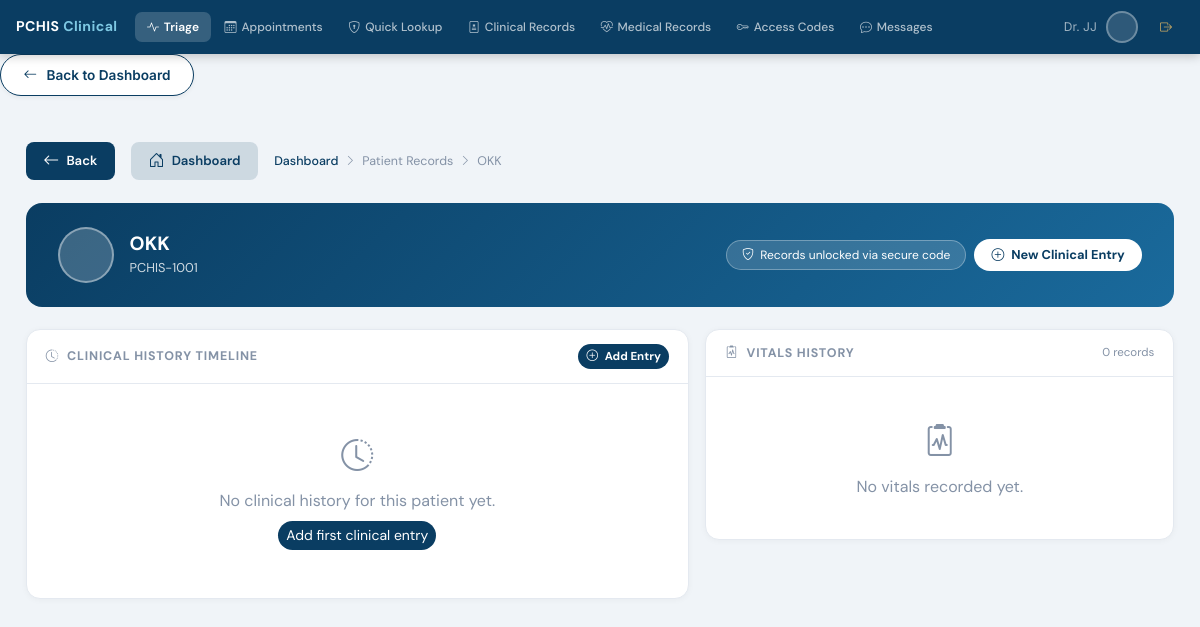
The app's page /records/patient/1/ (signed in) with its own data.
### accounts/models.py (models this page shows, shortened)
class User(AbstractUser):
    ROLE_CHOICES = (
        ('ADMIN', 'ADMIN'),
        ('DOCTOR', 'DOCTOR'),
        ('PATIENT', 'Patient'),
    )
    username = models.CharField(
        max_length=15,
        unique=True,
        validators=[RegexValidator(r'^[a-zA-Z0-9]*$', 'Only letters and numbers allowed.')]
    )
    role = models.CharField(
        max_length=10,
        choices=ROLE_CHOICES,
    )

### records/views.py (the view)
# urls.py: path('patient/<int:patient_id>/', views.view_patient_history, name='view_patient_history'),
@login_required
def view_patient_history(request, patient_id):
    user_role = str(getattr(request.user, 'role', '')).upper()
    if user_role not in ('DOCTOR', 'ADMIN'):
        messages.error(request, "Access denied.")
        return redirect('dashboard:role_redirect')
    patient = get_object_or_404(User, id=patient_id)
    clinical_history = ClinicalRecord.objects.filter(
        patient=patient
    ).order_by('-date_diagnosed')
    records = MedicalRecord.objects.filter(
        patient=patient
    ).order_by('-uploaded_at')
    return render(request, 'records/doctor_view_list.html', {
        'patient': patient,
        'clinical_history': clinical_history,
        'records': records,
    })

### records/templates/records/doctor_view_list.html (shortened to what this page needs)
{% extends "layouts/base.html" %}
{% block content %}
{% include "includes/_back_to_dashboard.html" %}
<div class="record-page">
    <div class="back-bar">
        <button class="back-btn" onclick="history.back()">
            <i class="bi bi-arrow-left"></i> Back
        </button>
        <a href="{% url 'dashboard:doctor_dashboard' %}" class="back-btn"
           style="background: rgba(10,61,98,.15); color: var(--deep);">
            <i class="bi bi-house-door"></i> Dashboard
        </a>
        <div class="breadcrumb-trail">
            <a href="{% url 'dashboard:doctor_dashboard' %}">Dashboard</a>
            <i class="bi bi-chevron-right" style="font-size:.7rem;"></i>
            <span>Patient Records</span>
            <i class="bi bi-chevron-right" style="font-size:.7rem;"></i>
            <span>{{ patient.get_full_name|default:patient.username }}</span>
        </div>
    </div>
    <div class="patient-header">
        <div class="d-flex align-items-center gap-3">
            <div class="patient-avatar">
            </div>
            <div>
                <h4 class="fw-bold mb-0" style="font-size:1.2rem;">
                    {{ patient.get_full_name|default:patient.username }}
                </h4>
                <div class="patient-meta">
                    PCHIS-{{ patient.id|add:"1000" }}
                </div>
            </div>
        </div>
        <div class="d-flex gap-2 flex-wrap align-items-center">
            <div class="unlock-badge">
                <i class="bi bi-shield-check"></i>
                Records unlocked via secure code
            </div>
            <a href="{% url 'records:add_clinical_record' patient.id %}"
               class="btn rounded-pill fw-bold"
               style="background:#fff; color:var(--deep); border:none; font-size:.8rem; padding:.4rem 1.1rem;">
                <i class="bi bi-plus-circle me-1"></i> New Clinical Entry
            </a>
        </div>
    </div>
    <div class="row g-3">
        <div class="col-lg-7">
            <div class="pcard">
                <div class="pcard-head">
                    <span class="pcard-head-title">
                        <i class="bi bi-clock-history me-2"></i>Clinical History Timeline
                    </span>
                    <a href="{% url 'records:add_clinical_record' patient.id %}"
                       class="btn btn-sm rounded-pill fw-bold"
                       style="background:var(--deep); color:#fff; border:none; font-size:.72rem;">
                        <i class="bi bi-plus-circle me-1"></i> Add Entry
                    </a>
                </div>
                <div style="padding: .5rem 0;">
                    {% if clinical_history %}
                    <div class="timeline-wrap">
                        {% for entry in clinical_history %}
                        <div class="timeline-item">
                            <div class="timeline-dot"></div>
                            <div class="timeline-card">
                                <div class="timeline-card-head">
                                    <div>
                                        <span class="fw-bold" style="color:var(--deep); font-size:.85rem;">
                                            {{ entry.hospital_name }}
                                        </span>
                                        <span style="color:#8492a6; font-size:.75rem; margin-left:.5rem;">
                                            · Dr. {{ entry.doctor_name }}
                                        </span>
                                    </div>
                                    <span style="font-size:.72rem; color:#8492a6;">
                                        {{ entry.date_diagnosed|date:"d M Y" }}
                                    </span>
                                </div>
                                <div class="timeline-card-body">
                                    {% if entry.symptoms %}
                                    <div class="detail-row">
                                        <span class="detail-lbl">Symptoms</span>
                                        <span>{{ entry.symptoms }}</span>
                                    </div>
                                    {% endif %}
                                    <div class="detail-row">
                                        <span class="detail-lbl">Diagnosis</span>
                                        <span class="fw-bold">{{ entry.diagnosis }}</span>
                                    </div>
                                    {% if entry.prescription %}
                                    <div class="rx-box">
                                        <i class="bi bi-capsule me-1"></i>
                                        {{ entry.prescription }}
                                    </div>
                                    {% endif %}
                                </div>
                            </div>
                        </div>
                        {% endfor %}
                    </div>
                    {% else %}
                    <div class="empty-state">
                        <i class="bi bi-clock-history"></i>
                        No clinical history for this patient yet.
                        <br>
                        <a href="{% url 'records:add_clinical_record' patient.id %}"
                           class="btn btn-sm btn-primary rounded-pill mt-2"
                           style="background:var(--deep); border:none;">
                            Add first clinical entry
                        </a>
                    </div>
                    {% endif %}
                </div>
            </div>
        </div>
        <div class="col-lg-5">
            <div class="pcard">
                <div class="pcard-head">
                    <span class="pcard-head-title">
                        <i class="bi bi-clipboard2-pulse me-2"></i>Vitals History
                    </span>
                    <span style="font-size:.72rem; color:#8492a6;">{{ records|length }} record{{ records|length|pluralize }}</span>
                </div>
                <div class="p-0">
                    {% if records %}
                    <table class="doc-table" style="padding:0 .6rem;">
                        <thead>
                            <tr>
                                <th style="padding-left:1rem;">Date</th>
                                <th>Temp</th><th>HR</th><th>SpO₂</th><th>AI</th>
                            </tr>
                        </thead>
                        <tbody>
                            {% for rec in records %}
                            <tr>
                                <td style="font-size:.76rem; color:#8492a6;">
                                    {{ rec.uploaded_at|date:"d M Y" }}
                                </td>
                                <td class="{% if rec.temperature > 38 %}text-danger fw-bold{% endif %}">
                                    {{ rec.temperature }}°
                                </td>
                                <td class="{% if rec.heart_rate > 100 %}text-warning fw-bold{% endif %}">
                                    {{ rec.heart_rate }}
                                </td>
                                <td class="{% if rec.oxygen_saturation < 95 %}text-danger fw-bold{% endif %}">
                                    {{ rec.oxygen_saturation }}%
                                </td>
                                <td>
                                    <span class="risk-badge
                                        {% if rec.ai_confidence_score >= 80 %}rb-critical
                                        {% elif rec.ai_confidence_score >= 60 %}rb-high
                                        {% elif rec.ai_confidence_score >= 35 %}rb-moderate
                                        {% else %}rb-low{% endif %}">
                                        {{ rec.ai_confidence_score }}%
                                    </span>
                                </td>
                            </tr>
                            {% endfor %}
                        </tbody>
                    </table>
                    {% else %}
                    <div class="empty-state">
                        <i class="bi bi-clipboard2-pulse"></i>
                        No vitals recorded yet.
                    </div>
                    {% endif %}
                </div>
            </div>
        </div>
    </div>
</div>
{% endblock %}

### templates/layouts/base.html (shortened to what this page needs)
{% load static %}
<!DOCTYPE html>
<html lang="en">
<head>
    <link href="https://cdn.jsdelivr.net/npm/bootstrap@5.3.0/dist/css/bootstrap.min.css" rel="stylesheet">
    <link rel="stylesheet" href="https://cdn.jsdelivr.net/npm/bootstrap-icons@1.11.1/font/bootstrap-icons.css">
</head>
<body class="{% if request.user.is_authenticated and request.user.role|upper == 'DOCTOR' %}doctor-layout{% endif %}">
{% if request.user.role|upper == 'DOCTOR' %}
<nav class="doctor-topnav">
    <div class="topnav-brand">PCHIS <span>Clinical</span></div>
    <div class="topnav-links">
        {% with is_db=request.resolver_match.url_name|slugify %}
        <a href="{% if 'dashboard' in is_db %}javascript:void(0){% else %}{% url 'dashboard:doctor_dashboard' %}?section=triage{% endif %}"
           class="tnav-btn active" data-section="triage" onclick="handleNavClick('triage')">
            <i class="bi bi-activity"></i> Triage
        </a>
        <a href="{% if 'dashboard' in is_db %}javascript:void(0){% else %}{% url 'dashboard:doctor_dashboard' %}?section=schedule{% endif %}"
           class="tnav-btn" data-section="schedule" onclick="handleNavClick('schedule')">
            <i class="bi bi-calendar3"></i> Appointments
        </a>
        <a href="{% if 'dashboard' in is_db %}javascript:void(0){% else %}{% url 'dashboard:doctor_dashboard' %}?section=lookup{% endif %}"
           class="tnav-btn" data-section="lookup" onclick="handleNavClick('lookup')">
            <i class="bi bi-shield-lock"></i> Quick Lookup
        </a>
        <a href="{% if 'dashboard' in is_db %}javascript:void(0){% else %}{% url 'dashboard:doctor_dashboard' %}?section=clinical{% endif %}"
           class="tnav-btn" data-section="clinical" onclick="handleNavClick('clinical')">
            <i class="bi bi-file-medical"></i> Clinical Records
        </a>
        <a href="{% if 'dashboard' in is_db %}javascript:void(0){% else %}{% url 'dashboard:doctor_dashboard' %}?section=medical{% endif %}"
           class="tnav-btn" data-section="medical" onclick="handleNavClick('medical')">
            <i class="bi bi-heart-pulse"></i> Medical Records
        </a>
        <a href="{% if 'dashboard' in is_db %}javascript:void(0){% else %}{% url 'dashboard:doctor_dashboard' %}?section=access_codes{% endif %}"
           class="tnav-btn" data-section="access_codes" onclick="handleNavClick('access_codes')">
            <i class="bi bi-key"></i> Access Codes
        </a>
        <a href="{% if 'dashboard' in is_db %}javascript:void(0){% else %}{% url 'dashboard:doctor_dashboard' %}?section=messages{% endif %}"
           class="tnav-btn" data-section="messages" onclick="handleNavClick('messages')">
            <i class="bi bi-chat-dots"></i> Messages
        </a>
        {% endwith %}
    </div>
    <div class="topnav-right">
        <span style="color:rgba(255,255,255,.6); font-size:.75rem; white-space:nowrap; display:none;" class="d-md-inline">
            Dr. {{ request.user.last_name|default:request.user.username }}
        </span>
        <div class="topnav-avatar">
        </div>
        <form action="{% url 'accounts:logout' %}" method="post" style="margin:0;">
            <button type="submit" class="tnav-btn" style="color:rgba(255,200,100,.8);">
                <i class="bi bi-box-arrow-right"></i>
            </button>
        </form>
    </div>
</nav>
{% endif %}
<div class="main-wrapper">
    <div class="main-inner">
        {% block content %}{% endblock %}
    </div>
</div>
</body>
</html>

### records on screen
User: user.last_name "JJ"
User: get_full_name "OKK", id|add "1001"

### other values on screen
{{ records|length }} "0"
